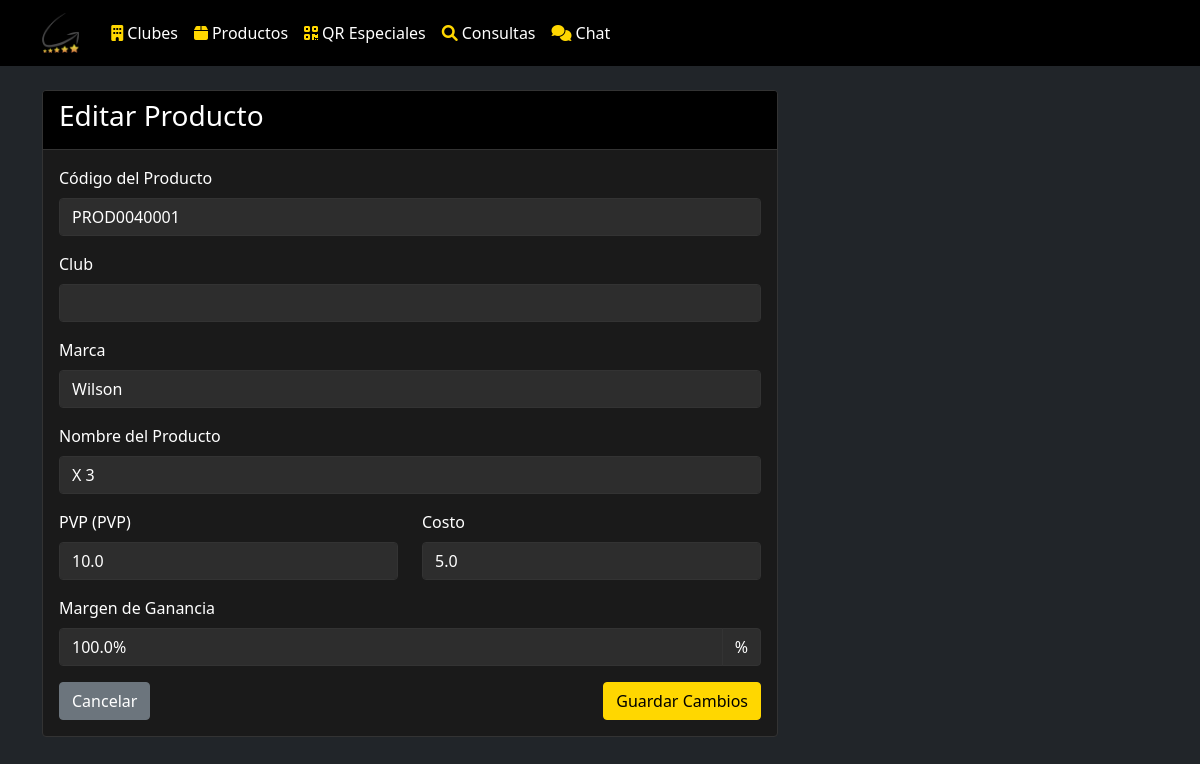
The page /productos/editar/5 on the database its author committed.
### models/producto.py (models this page shows, shortened)
class Producto(db.Model):
    __tablename__ = 'productos'
    id_producto = db.Column(db.Integer, primary_key=True)
    codigo_producto = db.Column(db.String(20), unique=True, nullable=False)
    id_club = db.Column(db.Integer, db.ForeignKey('clubes.id_club'), nullable=False)
    marca = db.Column(db.String(100), nullable=False)
    nombre = db.Column(db.String(200), nullable=False)
    pvp = db.Column(db.Float, nullable=False)
    costo = db.Column(db.Float, nullable=False)
    fecha_creacion = db.Column(db.DateTime, default=datetime.utcnow)
    codigos_qr = db.relationship('CodigoQR', backref='producto', lazy=True, cascade="all, delete-orphan")

### app.py (the view, shortened to what this page needs)
@app.route('/productos/editar/<int:id>', methods=['GET', 'POST'])
def editar_producto(id):
    producto = Producto.query.get_or_404(id)
    return render_template('productos/editar.html', producto=producto)

### app.py (called while the page is built)
@app.before_request
def log_request():
    print(f"\n=== Nueva petición ===")
    print(f"Ruta: {request.path}")
    print(f"Método: {request.method}")
    print(f"Datos: {request.get_json(silent=True)}")
    print("======================")

### templates/productos/editar.html (shortened to what this page needs)
{% extends 'base.html' %}
{% block content %}
<div class="row">
    <div class="col-md-8">
        <div class="card">
            <div class="card-header">
                <h3>Editar Producto</h3>
            </div>
            <div class="card-body">
                <form method="POST">
                    <div class="mb-3">
                        <label for="codigo" class="form-label">Código del Producto</label>
                        <input type="text" class="form-control" id="codigo" value="{{ producto.codigo_producto }}" disabled>
                    </div>
                    <div class="mb-3">
                        <label for="club" class="form-label">Club</label>
                        <input type="text" class="form-control" id="club" value="{{ producto.nombre_club }}" disabled>
                    </div>
                    <div class="mb-3">
                        <label for="marca" class="form-label">Marca</label>
                        <input type="text" class="form-control" id="marca" name="marca" value="{{ producto.marca }}" required>
                    </div>
                    <div class="mb-3">
                        <label for="nombre" class="form-label">Nombre del Producto</label>
                        <input type="text" class="form-control" id="nombre" name="nombre" value="{{ producto.nombre }}" required>
                    </div>
                    <div class="row">
                        <div class="col-md-6 mb-3">
                            <label for="pvp" class="form-label">PVP (PVP)</label>
                            <input type="number" step="0.01" class="form-control" id="pvp" name="pvp" value="{{ producto.pvp }}" required>
                        </div>
                        <div class="col-md-6 mb-3">
                            <label for="costo" class="form-label">Costo</label>
                            <input type="number" step="0.01" class="form-control" id="costo" name="costo" value="{{ producto.costo }}" required>
                        </div>
                    </div>
                    <div class="mb-3">
                        <label class="form-label">Margen de Ganancia</label>
                        <div class="input-group">
                            <input type="text" class="form-control" id="margen" value="{{ ((producto.pvp - producto.costo) / producto.costo * 100) | round(2) }}%" disabled>
                            <span class="input-group-text">%</span>
                        </div>
                    </div>
                    <div class="d-flex justify-content-between">
                        <a href="{{ url_for('listar_productos') }}" class="btn btn-secondary">Cancelar</a>
                        <button type="submit" class="btn btn-primary">Guardar Cambios</button>
                    </div>
                </form>
            </div>
        </div>
    </div>
{% endblock %}

### static/css/styles.css (style rules this page uses)
:root { --kap-gold: #FFD700; --kap-gold-hover: #DAA520; --dark-bg: #000000; --dark-secondary: #1a1a1a; --dark-light: #2d2d2d; --border-color: #333333; }
body { background-color: var(--dark-bg) !important; color: #fff !important; }
.card { background-color: var(--dark-secondary) !important; border-color: var(--border-color) !important; }
.card-header { background-color: var(--dark-bg) !important; border-bottom-color: var(--border-color) !important; }
.btn-primary { background-color: var(--kap-gold) !important; border-color: var(--kap-gold) !important; color: #000 !important; font-weight: 500 !important; }
.form-control, .form-select, input[type="text"], input[type="number"], input[type="search"], select, textarea { background-color: var(--dark-light) !important; border-color: var(--border-color) !important; color: #fff !important; }
.input-group-text { background-color: var(--dark-light) !important; border-color: var(--border-color) !important; color: #fff !important; }
a { color: var(--kap-gold); text-decoration: none; }
.form-control::placeholder, .form-select::placeholder, input::placeholder, textarea::placeholder, select::placeholder { color: #fff !important; opacity: 0.8 !important; }

### rows shown on the page
Producto: codigo_producto "PROD0040001", marca "Wilson", nombre "X 3", pvp "10.0", costo "5.0", pvp+costo "100.0%"
